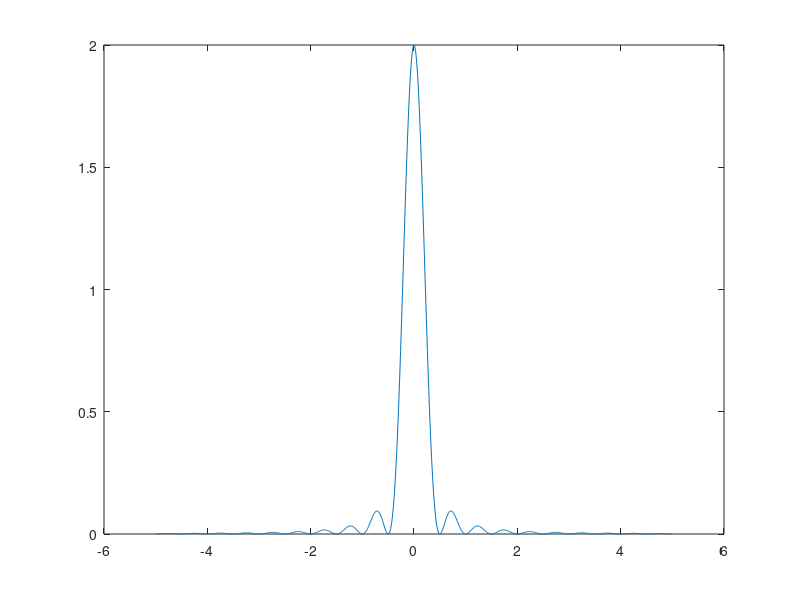

Source code (MATLAB):
% MATLAB script for Illustrative Problem 6.2.
echo on
T=1;
delta_f=1/(100*T);
f=-5/T:delta_f:5/T;
Sv=2*(cos(pi*f*T).*sinc(f*T)).^2;
% Plotting command follows.
plot(f,Sv);